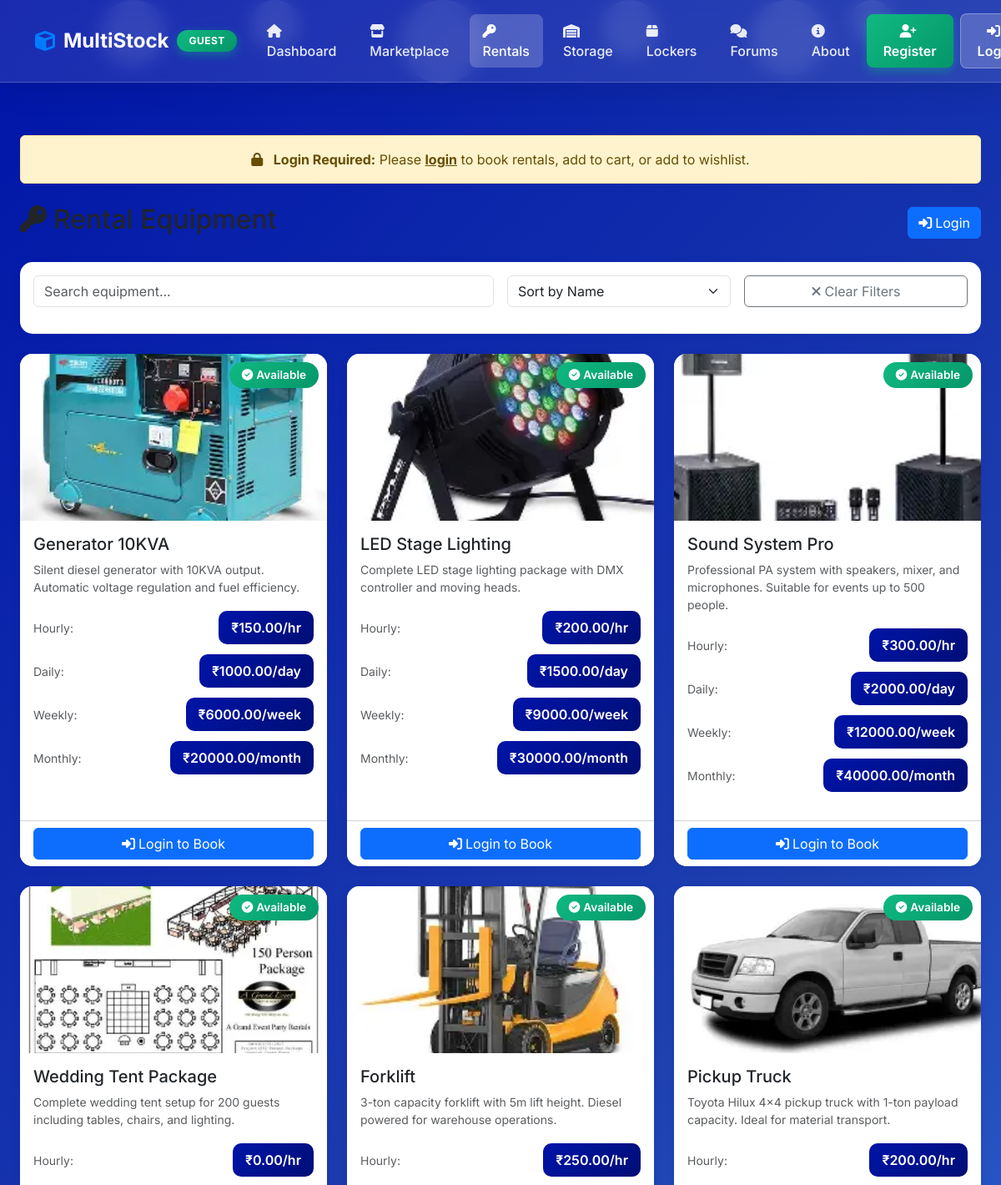
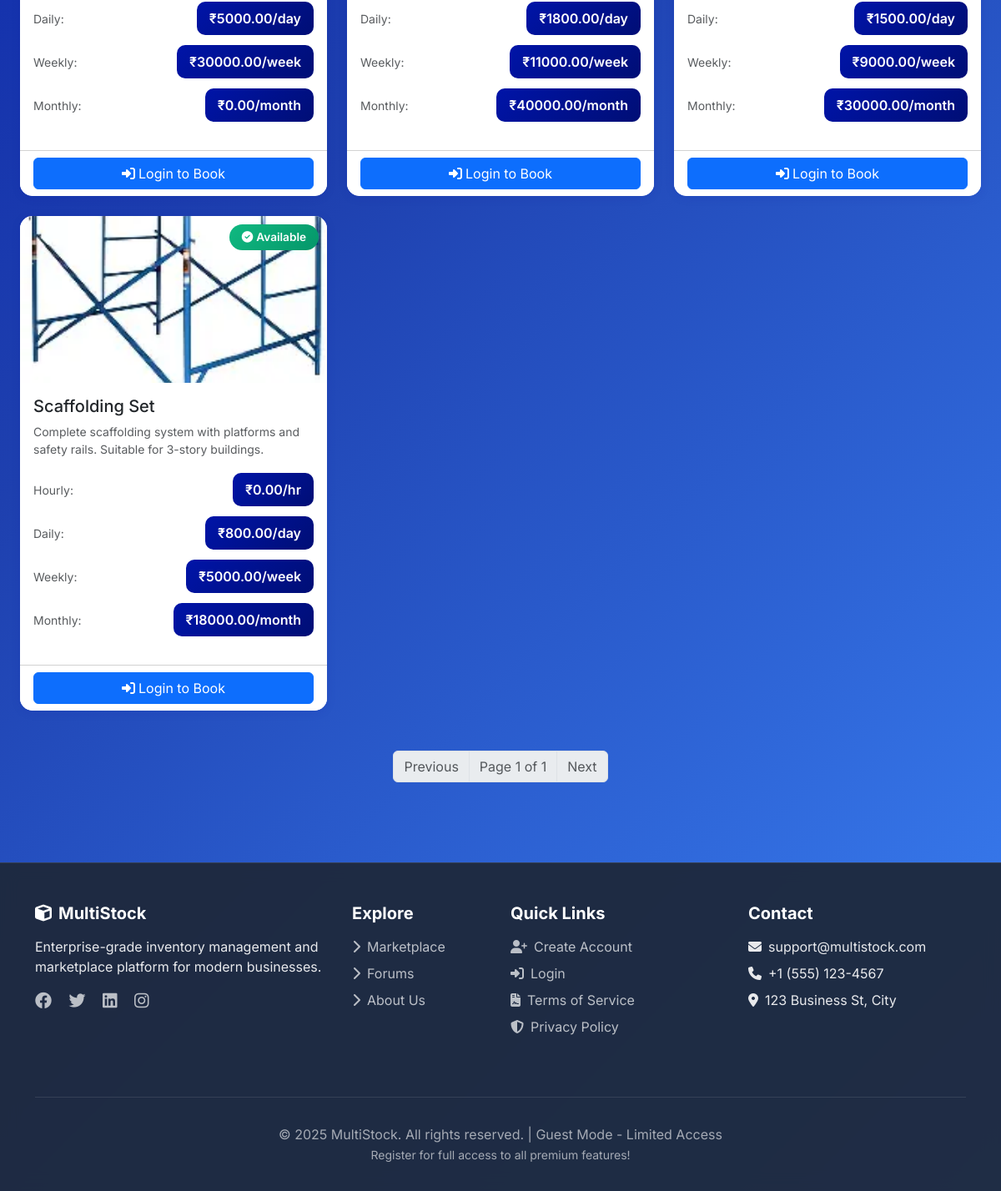
Screenshot of /guest/rentals/ with the database file from the repository (2 pictures, top to bottom).
### apps/rentals/models.py (models this page shows, shortened)
class RentalItem(models.Model):
    STATUS_CHOICES = [
        ('available', 'Available'),
        ('booked', 'Booked'),
        ('maintenance', 'Under Maintenance'),
    ]
    category = models.ForeignKey(RentalCategory, on_delete=models.CASCADE)
    name = models.CharField(max_length=200)
    description = models.TextField()
    image = models.ImageField(upload_to='rentals/', blank=True, null=True)
    specifications = models.JSONField(default=dict)
    status = models.CharField(max_length=20, choices=STATUS_CHOICES, default='available')
    hourly_rate = models.DecimalField(max_digits=10, decimal_places=2, default=0)
    daily_rate = models.DecimalField(max_digits=10, decimal_places=2, default=0)
    weekly_rate = models.DecimalField(max_digits=10, decimal_places=2, default=0)
    monthly_rate = models.DecimalField(max_digits=10, decimal_places=2, default=0)
    created_by = models.ForeignKey(User, on_delete=models.SET_NULL, null=True, blank=True, related_name='created_rentals')
    created_at = models.DateTimeField(auto_now_add=True)
    updated_by = models.ForeignKey(User, on_delete=models.SET_NULL, null=True, blank=True, related_name='updated_rentals')
    updated_at = models.DateTimeField(auto_now=True)

### apps/guest/views.py (the view)
# urls.py: path('rentals/', views.guest_rentals, name='rentals'),
def guest_rentals(request):
    from rentals.models import RentalItem, RentalCategory
    from django.core.paginator import Paginator
    items_qs = RentalItem.objects.filter(status='available').select_related('category').order_by('-created_at')
    categories = RentalCategory.objects.all()
    total_items = items_qs.count()
    paginator = Paginator(items_qs, 9)
    page_number = request.GET.get('page')
    page_obj = paginator.get_page(page_number)
    items_with_images = []
    for item in page_obj.object_list:
        item.display_image = None
        if item.image:
            url = getattr(item.image, 'url', None)
            item.display_image = url or f'/media/{item.image}'
        elif hasattr(item, 'category') and getattr(item.category, 'image', None):
            cat_img = item.category.image
            url = getattr(cat_img, 'url', None)
            item.display_image = url or f'/media/{cat_img}'
        items_with_images.append(item)
    context = {
        'items': items_with_images,
        'page_obj': page_obj,
        'categories': categories,
        'is_guest': True,
        'total_items': total_items,
    }
    return render(request, 'guest/rentals.html', context)

### apps/permissions/context_processors.py (called while the page is built, shortened)
def user_permissions(request):
    if not request.user.is_authenticated:
        return {'user_role': 'guest', 'permissions': {}}

### templates/guest/rentals.html (shortened to what this page needs)
{% extends 'base_guest.html' %}
{% block content %}
<div class="container-fluid p-4 mt-5">
    <div class="alert alert-warning text-center mb-4">
        <i class="fas fa-lock me-2"></i>
        <strong>Login Required:</strong> Please <a href="/auth/login-selection/" class="alert-link">login</a> to book rentals, add to cart, or add to wishlist.
    </div>
    <div class="d-flex justify-content-between align-items-center mb-4">
        <h2><i class="fas fa-key me-2"></i>Rental Equipment</h2>
        <div>
            <a href="/auth/login-selection/" class="btn btn-primary">
                <i class="fas fa-sign-in-alt me-1"></i>Login
            </a>
        </div>
    </div>
    <div class="card mb-4" style="border: none; border-radius: 15px; box-shadow: 0 2px 12px rgba(0, 20, 168, 0.1);">
        <div class="card-body">
            <div class="row g-3 mb-3">
                <div class="col-md-6">
                    <input type="text" class="form-control" id="searchInput" placeholder="Search equipment...">
                </div>
                <div class="col-md-3">
                    <select class="form-select" id="sortBy">
                        <option value="name">Sort by Name</option>
                    </select>
                </div>
                <div class="col-md-3">
                    <button class="btn btn-outline-secondary w-100" onclick="clearFilters()">
                        <i class="fas fa-times me-1"></i>Clear Filters
                    </button>
                </div>
            </div>
        </div>
    </div>
    <div class="row g-4" id="rentalGrid">
        {% for item in items %}
        <div class="col-md-4 rental-item" data-name="{{ item.name|lower }}" data-price="{{ item.daily_rate }}">
            <div class="card rental-card">
                <div class="position-relative">
                    {% if item.display_image %}
                    <img src="{{ item.display_image }}" class="rental-image" alt="{{ item.name }}" onerror="this.src='/static/images/no-image.svg'; this.onerror=null;">
                    {% else %}
                    <div class="rental-image bg-light d-flex align-items-center justify-content-center">
                        <i class="fas fa-image fa-3x text-muted"></i>
                    </div>
                    {% endif %}
                    <span class="status-badge status-available">
                        <i class="fas fa-check-circle me-1"></i>Available
                    </span>
                </div>
                <div class="card-body">
                    <h5 class="card-title mb-2">{{ item.name }}</h5>
                    <p class="text-muted small mb-3">{{ item.description|truncatewords:15 }}</p>
                    <div class="mb-3">
                        <div class="d-flex justify-content-between align-items-center mb-2">
                            <small class="text-muted">Hourly:</small>
                            <span class="price-tag">₹{{ item.hourly_rate }}/hr</span>
                        </div>
                        <div class="d-flex justify-content-between align-items-center mb-2">
                            <small class="text-muted">Daily:</small>
                            <span class="price-tag">₹{{ item.daily_rate }}/day</span>
                        </div>
                        <div class="d-flex justify-content-between align-items-center mb-2">
                            <small class="text-muted">Weekly:</small>
                            <span class="price-tag">₹{{ item.weekly_rate }}/week</span>
                        </div>
                        <div class="d-flex justify-content-between align-items-center">
                            <small class="text-muted">Monthly:</small>
                            <span class="price-tag">₹{{ item.monthly_rate }}/month</span>
                        </div>
                    </div>
                </div>
                <div class="card-footer bg-white">
                    <a href="/auth/login-selection/" class="btn btn-primary w-100">
                        <i class="fas fa-sign-in-alt me-1"></i>Login to Book
                    </a>
                </div>
            </div>
        </div>
        {% empty %}
        <div class="col-12 text-center py-5">
            <i class="fas fa-inbox fa-4x text-muted mb-3"></i>
            <h4 class="text-muted">No rental items available</h4>
        </div>
        {% endfor %}
    </div>
</div>
{% if page_obj %}
<div class="d-flex justify-content-center my-4">
    <nav>
        <ul class="pagination">
            {% if page_obj.has_previous %}
            <li class="page-item"><a class="page-link" href="?page={{ page_obj.previous_page_number }}">Previous</a></li>
            {% else %}
            <li class="page-item disabled"><span class="page-link">Previous</span></li>
            {% endif %}
            <li class="page-item disabled"><span class="page-link">Page {{ page_obj.number }} of {{ page_obj.paginator.num_pages }}</span></li>
            {% if page_obj.has_next %}
            <li class="page-item"><a class="page-link" href="?page={{ page_obj.next_page_number }}">Next</a></li>
            {% else %}
            <li class="page-item disabled"><span class="page-link">Next</span></li>
            {% endif %}
        </ul>
    </nav>
    </div>
{% endif %}
{% endblock %}

### templates/base_guest.html (shortened to what this page needs)
<!DOCTYPE html>
<html lang="en">
<head>
    <link href="https://cdn.jsdelivr.net/npm/bootstrap@5.3.0/dist/css/bootstrap.min.css" rel="stylesheet">
    <link rel="stylesheet" href="https://cdnjs.cloudflare.com/ajax/libs/font-awesome/6.4.0/css/all.min.css">
</head>
<body>
    <div class="bg-particles">
        <div class="particle" style="width: 80px; height: 80px; left: 10%; animation-delay: 0s;"></div>
        <div class="particle" style="width: 60px; height: 60px; left: 25%; animation-delay: 3s;"></div>
        <div class="particle" style="width: 100px; height: 100px; left: 40%; animation-delay: 6s;"></div>
        <div class="particle" style="width: 70px; height: 70px; left: 60%; animation-delay: 2s;"></div>
        <div class="particle" style="width: 90px; height: 90px; left: 75%; animation-delay: 5s;"></div>
        <div class="particle" style="width: 50px; height: 50px; left: 85%; animation-delay: 8s;"></div>
    </div>
    <nav class="navbar navbar-expand-lg guest-navbar">
        <div class="container">
            <a class="navbar-brand" href="/guest/dashboard/">
                <i class="fas fa-cube"></i>
                MultiStock
                <span class="guest-badge">GUEST</span>
            </a>
            <div class="collapse navbar-collapse" id="guestNav">
                <ul class="navbar-nav me-auto mb-2 mb-lg-0">
                    <li class="nav-item">
                        <a class="nav-link {% if request.path == '/guest/dashboard/' %}active{% endif %}"
                            href="/guest/dashboard/">
                            <i class="fas fa-home me-1"></i> Dashboard
                        </a>
                    </li>
                    <li class="nav-item">
                        <a class="nav-link {% if request.path == '/guest/marketplace/' %}active{% endif %}"
                            href="/guest/marketplace/">
                            <i class="fas fa-store me-1"></i> Marketplace
                        </a>
                    </li>
                    <li class="nav-item">
                        <a class="nav-link {% if request.path == '/guest/rentals/' %}active{% endif %}"
                            href="/guest/rentals/">
                            <i class="fas fa-key me-1"></i> Rentals
                        </a>
                    </li>
                    <li class="nav-item">
                        <a class="nav-link {% if request.path == '/guest/storage/' %}active{% endif %}"
                            href="/guest/storage/">
                            <i class="fas fa-warehouse me-1"></i> Storage
                        </a>
                    </li>
                    <li class="nav-item">
                        <a class="nav-link {% if request.path == '/guest/lockers/' %}active{% endif %}"
                            href="/guest/lockers/">
                            <i class="fas fa-box me-1"></i> Lockers
                        </a>
                    </li>
                    <li class="nav-item">
                        <a class="nav-link {% if request.path == '/guest/forums/' %}active{% endif %}"
                            href="/guest/forums/">
                            <i class="fas fa-comments me-1"></i> Forums
                        </a>
                    </li>
                    <li class="nav-item">
                        <a class="nav-link {% if request.path == '/guest/about/' %}active{% endif %}"
                            href="/guest/about/">
                            <i class="fas fa-info-circle me-1"></i> About
                        </a>
                    </li>
                </ul>
                <div class="d-flex gap-2 align-items-center">
                    <a href="/auth/register/" class="btn btn-guest-register">
                        <i class="fas fa-user-plus me-1"></i> Register
                    </a>
                    <a href="/auth/login/" class="btn btn-guest-login">
                        <i class="fas fa-sign-in-alt me-1"></i> Login
                    </a>
                </div>
            </div>
        </div>
    </nav>
    <div class="main-content">
        {% block content %}{% endblock %}
    </div>
    <footer class="guest-footer">
        <div class="container">
            <div class="row">
                <div class="col-md-4 mb-4">
                    <h5><i class="fas fa-cube me-2"></i>MultiStock</h5>
                    <p class="mb-3">Enterprise-grade inventory management and marketplace platform for modern
                        businesses.</p>
                    <div class="social-links">
                        <a href="#" class="me-3"><i class="fab fa-facebook fa-lg"></i></a>
                        <a href="#" class="me-3"><i class="fab fa-twitter fa-lg"></i></a>
                        <a href="#" class="me-3"><i class="fab fa-linkedin fa-lg"></i></a>
                        <a href="#"><i class="fab fa-instagram fa-lg"></i></a>
                    </div>
                </div>
                <div class="col-md-2 mb-4">
                    <h5>Explore</h5>
                    <ul class="list-unstyled">
                        <li class="mb-2"><a href="/guest/marketplace/"><i
                                    class="fas fa-chevron-right me-2"></i>Marketplace</a></li>
                        <li class="mb-2"><a href="/guest/forums/"><i class="fas fa-chevron-right me-2"></i>Forums</a>
                        </li>
                        <li class="mb-2"><a href="/guest/about/"><i class="fas fa-chevron-right me-2"></i>About Us</a>
                        </li>
                    </ul>
                </div>
                <div class="col-md-3 mb-4">
                    <h5>Quick Links</h5>
                    <ul class="list-unstyled">
                        <li class="mb-2"><a href="/auth/register/"><i class="fas fa-user-plus me-2"></i>Create
                                Account</a></li>
                        <li class="mb-2"><a href="/auth/login/"><i class="fas fa-sign-in-alt me-2"></i>Login</a></li>
                        <li class="mb-2"><a href="/terms/"><i class="fas fa-file-contract me-2"></i>Terms of Service</a>
                        </li>
                        <li class="mb-2"><a href="/privacy/"><i class="fas fa-shield-alt me-2"></i>Privacy Policy</a>
                        </li>
                    </ul>
                </div>
                <div class="col-md-3 mb-4">
                    <h5>Contact</h5>
                    <ul class="list-unstyled">
                        <li class="mb-2"><i class="fas fa-envelope me-2"></i>support@multistock.com</li>
                        <li class="mb-2"><i class="fas fa-phone me-2"></i>+1 (555) 123-4567</li>
                        <li class="mb-2"><i class="fas fa-map-marker-alt me-2"></i>123 Business St, City</li>
                    </ul>
                </div>
            </div>
            <div class="footer-bottom">
                <p class="mb-0">&copy; 2025 MultiStock. All rights reserved. | Guest Mode - Limited Access</p>
                <small>Register for full access to all premium features!</small>
            </div>
        </div>
    </footer>
</body>
</html>

### templates/guest/rentals.html (style rules this page uses)
:root { --zaffre: #0014A8; --zaffre-dark: #000E75; }
.rental-card { border: none; border-radius: 15px; box-shadow: 0 2px 12px rgba(0, 20, 168, 0.1); transition: all 0.3s; overflow: hidden; height: 100%; }
.rental-image { width: 100%; height: 200px; object-fit: cover; }
.status-badge { position: absolute; top: 10px; right: 10px; padding: 5px 15px; border-radius: 20px; font-size: 0.85rem; font-weight: 600; }
.status-available { background: linear-gradient(135deg, #10b981, #059669); color: white; }
.price-tag { background: linear-gradient(135deg, var(--zaffre), var(--zaffre-dark)); color: white; padding: 8px 15px; border-radius: 10px; font-weight: 600; display: inline-block; margin: 2px 0; }

### rows the page displays
RentalItem: shows a picture, name "Generator 10KVA", description "Silent diesel generator with 10KVA output. Automatic voltage regulation and fuel efficiency.", hourly_rate "150.00", daily_rate "1000.00", weekly_rate "6000.00", monthly_rate "20000.00"
RentalItem: shows a picture, name "LED Stage Lighting", description "Complete LED stage lighting package with DMX controller and moving heads.", hourly_rate "200.00", daily_rate "1500.00", weekly_rate "9000.00", monthly_rate "30000.00"
RentalItem: shows a picture, name "Sound System Pro", description "Professional PA system with speakers, mixer, and microphones. Suitable for events up to 500 people.", hourly_rate "300.00", daily_rate "2000.00", weekly_rate "12000.00", monthly_rate "40000.00"
RentalItem: shows a picture, name "Wedding Tent Package", description "Complete wedding tent setup for 200 guests including tables, chairs, and lighting.", hourly_rate "0.00", daily_rate "5000.00", weekly_rate "30000.00", monthly_rate "0.00"
RentalItem: shows a picture, name "Forklift", description "3-ton capacity forklift with 5m lift height. Diesel powered for warehouse operations.", hourly_rate "250.00", daily_rate "1800.00", weekly_rate "11000.00", monthly_rate "40000.00"
RentalItem: shows a picture, name "Pickup Truck", description "Toyota Hilux 4x4 pickup truck with 1-ton payload capacity. Ideal for material transport.", hourly_rate "200.00", daily_rate "1500.00", weekly_rate "9000.00", monthly_rate "30000.00"
RentalItem: shows a picture, name "Scaffolding Set", description "Complete scaffolding system with platforms and safety rails. Suitable for 3-story buildings.", hourly_rate "0.00", daily_rate "800.00", weekly_rate "5000.00", monthly_rate "18000.00"

### other values shown
{{ page_obj.number }} "1"
{{ page_obj.paginator.num_pages }} "1"
